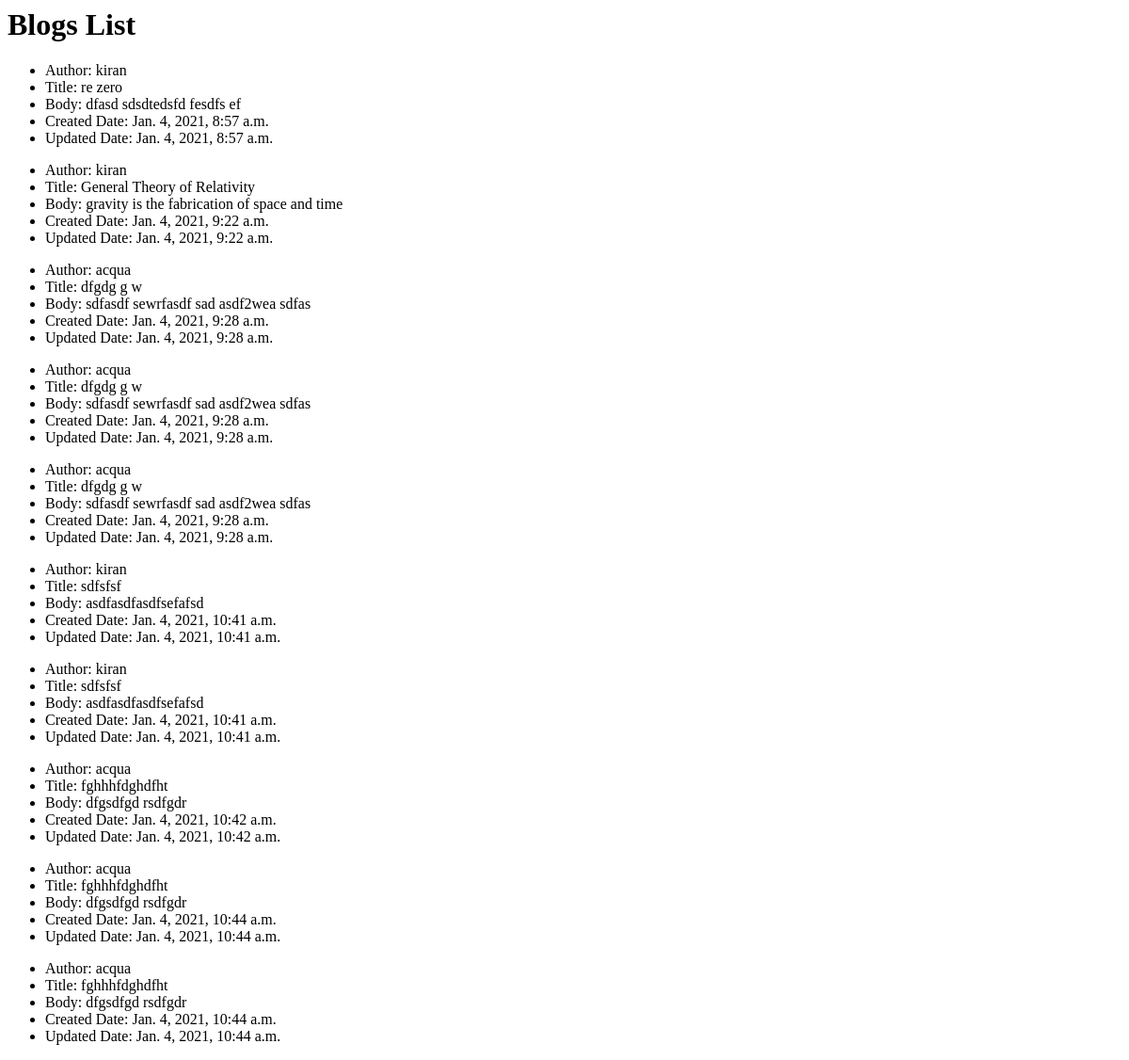
The app's page /, older data.
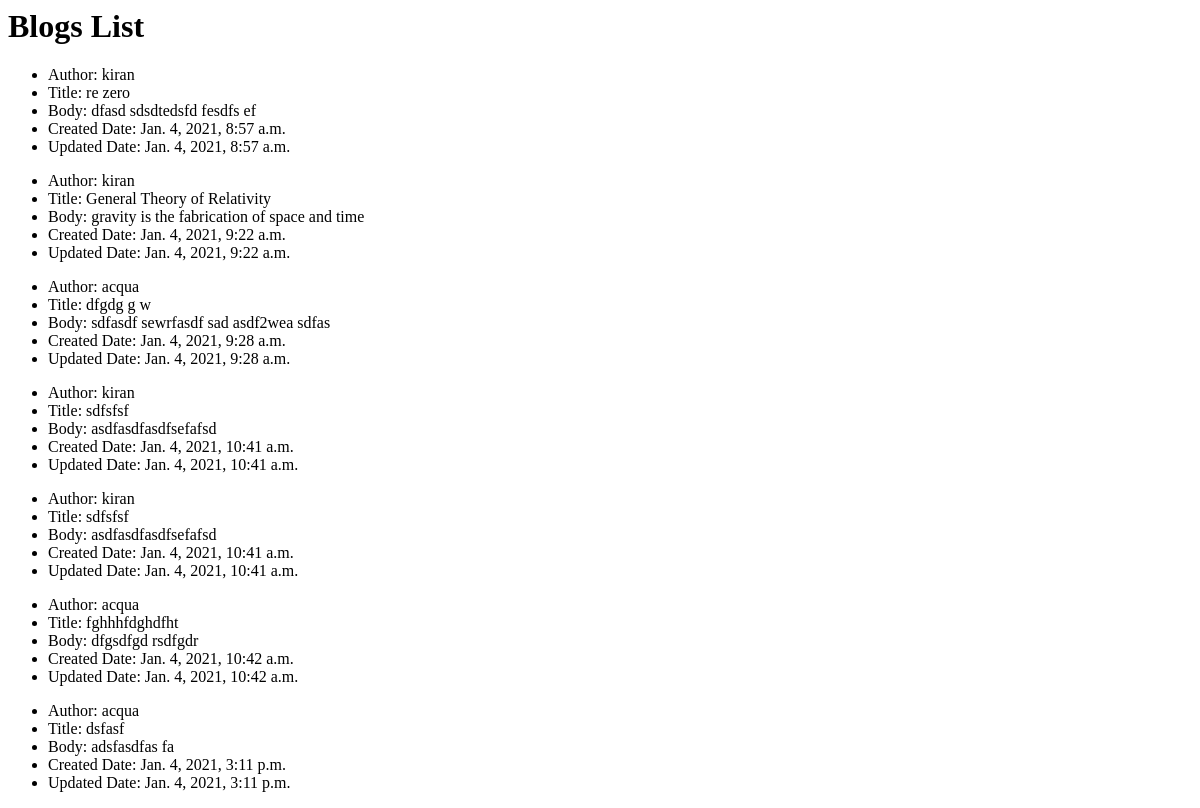
The same page, newer data.
### posts/models.py (models this page shows, shortened)
class Post(models.Model):
    author = models.ForeignKey(User, on_delete=models.CASCADE)
    title = models.CharField(max_length=50)
    body = models.TextField()
    created_at = models.DateTimeField(auto_now_add=True)
    updated_at = models.DateTimeField(auto_now=True)

### posts/views.py (the view)
# urls.py: path('', PostsListView.as_view(), name='posts-home'),  # views.home
class PostsListView(ListView):
    model = Post
    template_name = 'posts/posts_list.html'

### posts/templates/posts/posts_list.html
<h1>Blogs List</h1>
{% for posts in object_list %}
<ul>
    <li>Author: {{ posts.author }}</li>
    <li>Title: {{ posts.title }}</li>
    <li>Body: {{ posts.body }}</li>
    <li>Created Date: {{ posts.created_at }}</li>
    <li>Updated Date: {{ posts.updated_at }}</li>
</ul>
{% endfor %}

Row changes from the older to the newer data that the page shows:
removed Post: author "acqua", title "dfgdg g w", body "sdfasdf sewrfasdf sad asdf2wea sdfas", created_at "Jan. 4, 2021, 9:28 a.m.", updated_at "Jan. 4, 2021, 9:28 a.m."
removed Post: author "acqua", title "dfgdg g w", body "sdfasdf sewrfasdf sad asdf2wea sdfas", created_at "Jan. 4, 2021, 9:28 a.m.", updated_at "Jan. 4, 2021, 9:28 a.m."
removed Post: author "acqua", title "fghhhfdghdfht", body "dfgsdfgd rsdfgdr", created_at "Jan. 4, 2021, 10:44 a.m.", updated_at "Jan. 4, 2021, 10:44 a.m."
removed Post: author "acqua", title "fghhhfdghdfht", body "dfgsdfgd rsdfgdr", created_at "Jan. 4, 2021, 10:44 a.m.", updated_at "Jan. 4, 2021, 10:44 a.m."
added Post: author "acqua", title "dsfasf", body "adsfasdfas fa", created_at "Jan. 4, 2021, 3:11 p.m.", updated_at "Jan. 4, 2021, 3:11 p.m."
